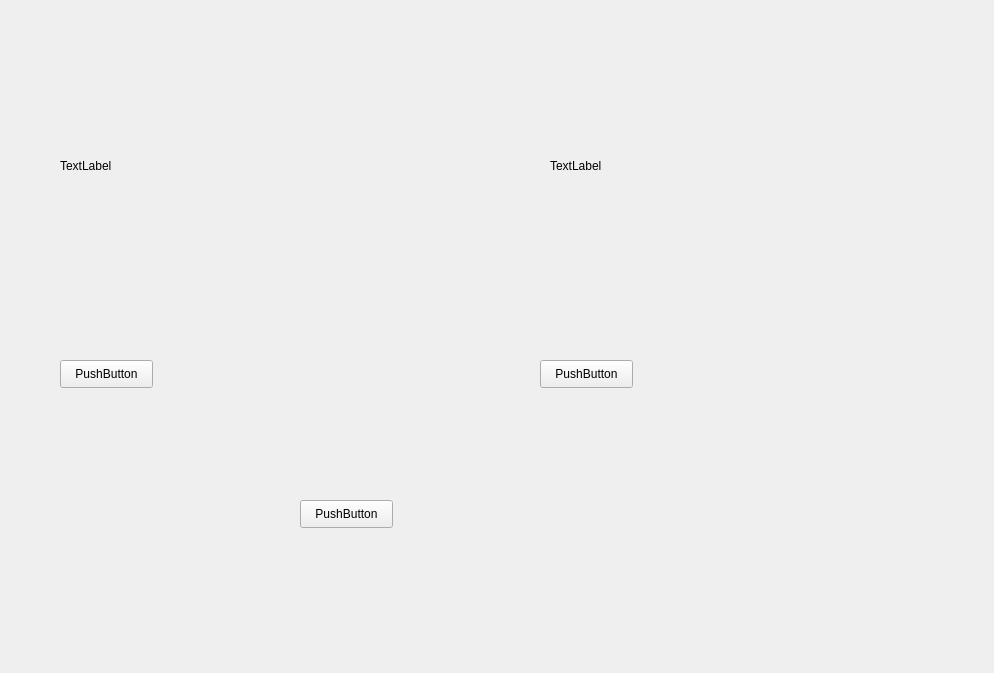
<?xml version="1.0" encoding="UTF-8"?>
<ui version="4.0">
 <class>Form</class>
 <widget class="QWidget" name="Form">
  <property name="geometry">
   <rect>
    <x>0</x>
    <y>0</y>
    <width>994</width>
    <height>673</height>
   </rect>
  </property>
  <property name="windowTitle">
   <string>Form</string>
  </property>
  <widget class="QLabel" name="labelplay">
   <property name="geometry">
    <rect>
     <x>60</x>
     <y>60</y>
     <width>391</width>
     <height>211</height>
    </rect>
   </property>
   <property name="text">
    <string>TextLabel</string>
   </property>
  </widget>
  <widget class="QLabel" name="labeldete">
   <property name="geometry">
    <rect>
     <x>550</x>
     <y>60</y>
     <width>391</width>
     <height>211</height>
    </rect>
   </property>
   <property name="text">
    <string>TextLabel</string>
   </property>
  </widget>
  <widget class="QPushButton" name="play">
   <property name="geometry">
    <rect>
     <x>60</x>
     <y>360</y>
     <width>93</width>
     <height>28</height>
    </rect>
   </property>
   <property name="text">
    <string>PushButton</string>
   </property>
  </widget>
  <widget class="QPushButton" name="dete">
   <property name="geometry">
    <rect>
     <x>540</x>
     <y>360</y>
     <width>93</width>
     <height>28</height>
    </rect>
   </property>
   <property name="text">
    <string>PushButton</string>
   </property>
  </widget>
  <widget class="QPushButton" name="quit">
   <property name="geometry">
    <rect>
     <x>300</x>
     <y>500</y>
     <width>93</width>
     <height>28</height>
    </rect>
   </property>
   <property name="text">
    <string>PushButton</string>
   </property>
  </widget>
 </widget>
 <resources/>
 <connections>
  <connection>
   <sender>play</sender>
   <signal>clicked()</signal>
   <receiver>Form</receiver>
   <slot>play()</slot>
   <hints>
    <hint type="sourcelabel">
     <x>89</x>
     <y>378</y>
    </hint>
    <hint type="destinationlabel">
     <x>94</x>
     <y>445</y>
    </hint>
   </hints>
  </connection>
  <connection>
   <sender>dete</sender>
   <signal>clicked()</signal>
   <receiver>Form</receiver>
   <slot>dete()</slot>
   <hints>
    <hint type="sourcelabel">
     <x>593</x>
     <y>383</y>
    </hint>
    <hint type="destinationlabel">
     <x>591</x>
     <y>446</y>
    </hint>
   </hints>
  </connection>
  <connection>
   <sender>quit</sender>
   <signal>clicked()</signal>
   <receiver>Form</receiver>
   <slot>quit()</slot>
   <hints>
    <hint type="sourcelabel">
     <x>375</x>
     <y>512</y>
    </hint>
    <hint type="destinationlabel">
     <x>403</x>
     <y>571</y>
    </hint>
   </hints>
  </connection>
 </connections>
 <slots>
  <slot>quit()</slot>
 </slots>
</ui>
